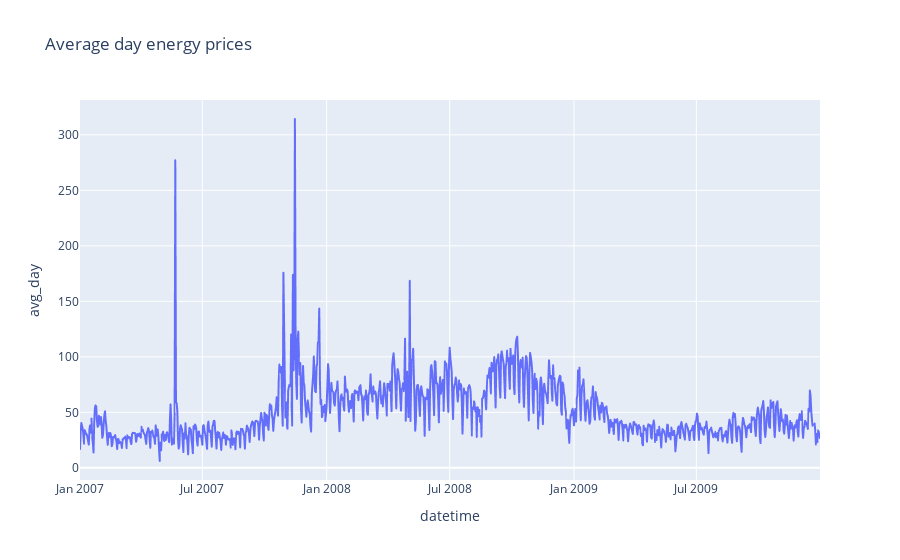
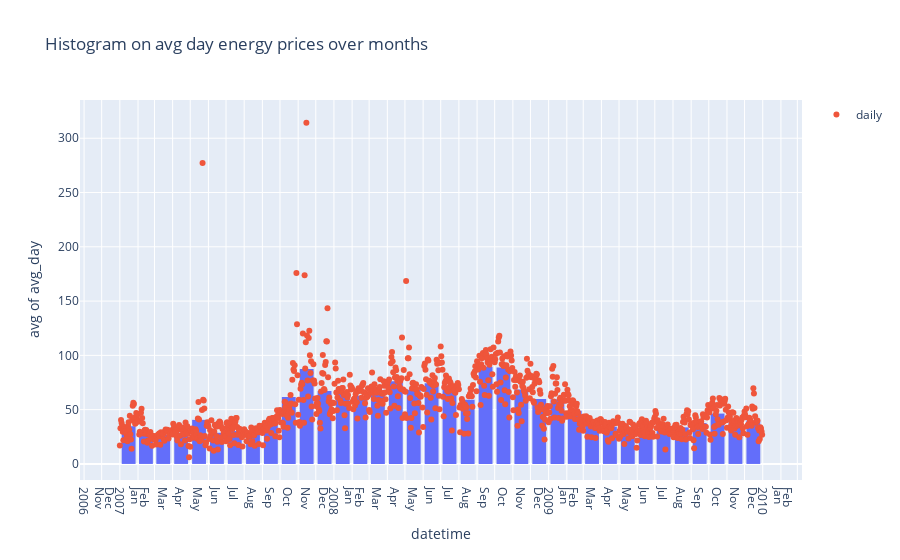
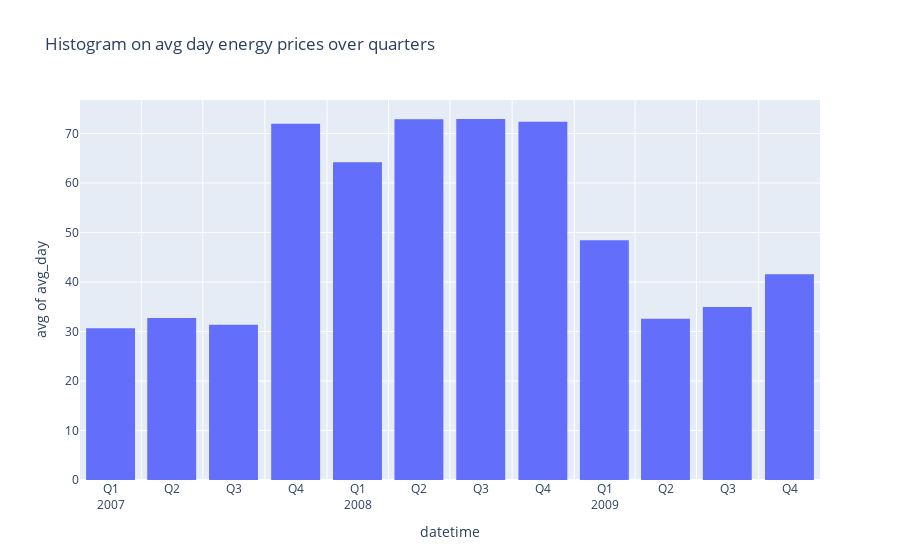

Source (notebook cell) for these figures, in order:
### Markdown cell above
Date formatter: https://github.com/d3/d3-time-format/tree/v2.2.3#locale_format

### Code cell
quick_plots(train)

### Figure 1 — Plotly figure (JSON) as saved in the notebook; plotly's stock layout.template omitted (floating-point values rounded to 4 significant figures; data arrays with more than 128 entries replaced by an {"elided": "..."} marker saying what was removed)
{"data": [{"hovertemplate": "datetime=%{x}<br>avg_day=%{y}<extra></extra>", "legendgroup": "", "line": {"color": "#636efa", "dash": "solid"}, "marker": {"symbol": "circle"}, "mode": "lines", "name": "", "showlegend": false, "type": "scattergl", "x": {"elided": "1096 str values"}, "xaxis": "x", "y": {"elided": "1096 float values"}, "yaxis": "y"}], "layout": {"legend": {"tracegroupgap": 0}, "title": {"text": "Average day energy prices"}, "xaxis": {"anchor": "y", "domain": [0, 1], "title": {"text": "datetime"}}, "yaxis": {"anchor": "x", "domain": [0, 1], "title": {"text": "avg_day"}}}}

### Figure 2 — Plotly figure (JSON) as saved in the notebook; plotly's stock layout.template omitted (floating-point values rounded to 4 significant figures; data arrays with more than 128 entries replaced by an {"elided": "..."} marker saying what was removed)
{"data": [{"alignmentgroup": "True", "bingroup": "x", "histfunc": "avg", "hovertemplate": "datetime=%{x}<br>avg of avg_day=%{y}<extra></extra>", "legendgroup": "", "marker": {"color": "#636efa", "pattern": {"shape": ""}}, "name": "", "offsetgroup": "", "orientation": "v", "showlegend": false, "type": "histogram", "x": {"elided": "1096 str values"}, "xaxis": "x", "xbins": {"size": "M1"}, "y": {"elided": "1096 float values"}, "yaxis": "y"}, {"mode": "markers", "name": "daily", "type": "scatter", "x": {"elided": "1096 str values"}, "y": {"elided": "1096 float values"}}], "layout": {"bargap": 0.2, "barmode": "relative", "legend": {"tracegroupgap": 0}, "title": {"text": "Histogram on avg day energy prices over months"}, "xaxis": {"anchor": "y", "domain": [0, 1], "dtick": "M1", "showgrid": true, "tickformat": "%b\n%Y", "ticklabelmode": "period", "title": {"text": "datetime"}}, "yaxis": {"anchor": "x", "domain": [0, 1], "title": {"text": "avg of avg_day"}}}}

### Figure 3 — Plotly figure (JSON) as saved in the notebook; plotly's stock layout.template omitted (floating-point values rounded to 4 significant figures; data arrays with more than 128 entries replaced by an {"elided": "..."} marker saying what was removed)
{"data": [{"alignmentgroup": "True", "bingroup": "x", "histfunc": "avg", "hovertemplate": "datetime=%{x}<br>avg of avg_day=%{y}<extra></extra>", "legendgroup": "", "marker": {"color": "#636efa", "pattern": {"shape": ""}}, "name": "", "offsetgroup": "", "orientation": "v", "showlegend": false, "type": "histogram", "x": {"elided": "1096 str values"}, "xaxis": "x", "xbins": {"size": "M3"}, "y": {"elided": "1096 float values"}, "yaxis": "y"}], "layout": {"bargap": 0.2, "barmode": "relative", "legend": {"tracegroupgap": 0}, "title": {"text": "Histogram on avg day energy prices over quarters"}, "xaxis": {"anchor": "y", "domain": [0, 1], "dtick": "M3", "showgrid": true, "tickformat": "Q%q\n%Y", "ticklabelmode": "period", "title": {"text": "datetime"}}, "yaxis": {"anchor": "x", "domain": [0, 1], "title": {"text": "avg of avg_day"}}}}
